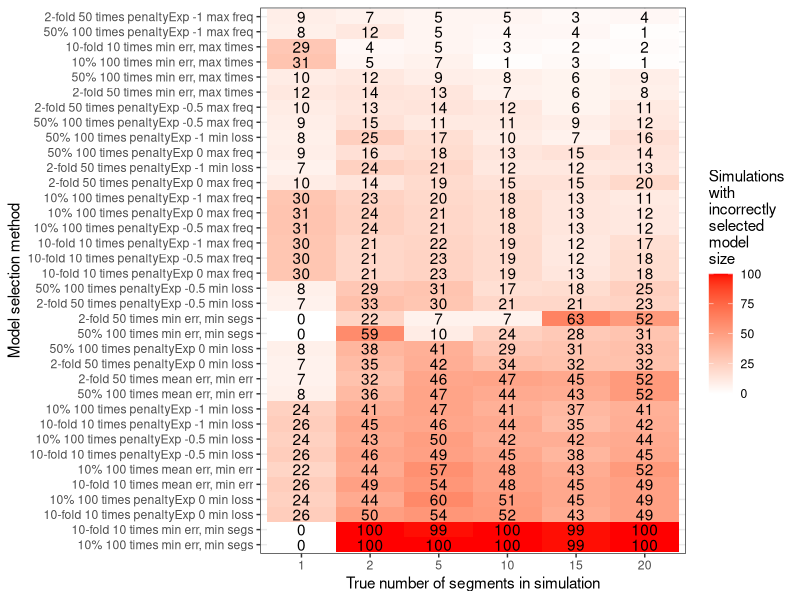

Recreate this plot in R.
sim.result <- data.table::fread("figure-select-segments-data.csv")
sim.err <- sim.result[, .(
  zero.one.loss=sum(selected != n.segments),
  L1.loss=sum(abs(selected-n.segments)),
  L2.loss=sum((selected-n.segments)^2)
), by=.(n.segments, method)]
method.dt <- sim.err[, .(
  total=sum(zero.one.loss)
), by=method][order(-total)]
sim.err[, Method := factor(method, method.dt$method)]

library(ggplot2)
gg <- ggplot()+
  geom_tile(aes(
    factor(n.segments), Method,
    fill=zero.one.loss),
    data=sim.err)+
  geom_text(aes(
    factor(n.segments), Method,
    label=zero.one.loss),
    data=sim.err)+
  scale_fill_gradient(
    "Simulations
with
incorrectly
selected
model
size",
low="white", high="red")+
  scale_x_discrete(
    "True number of segments in simulation")+
  scale_y_discrete(
    "Model selection method")+
  theme_bw()
png("figure-select-segments.png", width=7, height=6, units="in", res=200)
print(gg)
dev.off()
